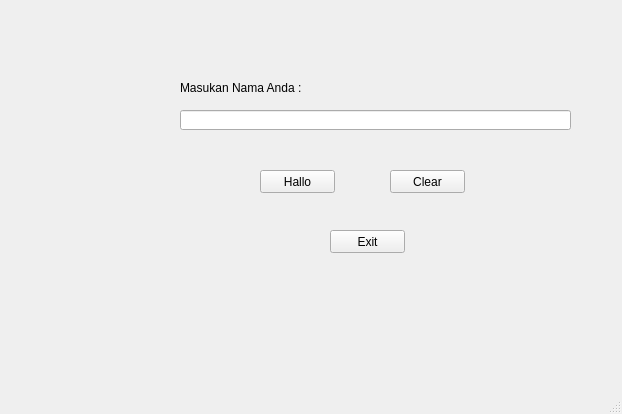
<?xml version="1.0" encoding="UTF-8"?>
<ui version="4.0">
 <class>MainWindow</class>
 <widget class="QMainWindow" name="MainWindow">
  <property name="geometry">
   <rect>
    <x>0</x>
    <y>0</y>
    <width>622</width>
    <height>414</height>
   </rect>
  </property>
  <property name="windowTitle">
   <string>MainWindow</string>
  </property>
  <widget class="QWidget" name="Form">
   <widget class="QLabel" name="label">
    <property name="geometry">
     <rect>
      <x>180</x>
      <y>80</y>
      <width>121</width>
      <height>16</height>
     </rect>
    </property>
    <property name="text">
     <string>Masukan Nama Anda :</string>
    </property>
   </widget>
   <widget class="QLineEdit" name="NameEdit">
    <property name="geometry">
     <rect>
      <x>180</x>
      <y>110</y>
      <width>391</width>
      <height>20</height>
     </rect>
    </property>
    <property name="text">
     <string/>
    </property>
   </widget>
   <widget class="QPushButton" name="Hallo">
    <property name="geometry">
     <rect>
      <x>260</x>
      <y>170</y>
      <width>75</width>
      <height>23</height>
     </rect>
    </property>
    <property name="text">
     <string>Hallo</string>
    </property>
   </widget>
   <widget class="QPushButton" name="Clear">
    <property name="geometry">
     <rect>
      <x>390</x>
      <y>170</y>
      <width>75</width>
      <height>23</height>
     </rect>
    </property>
    <property name="text">
     <string>Clear</string>
    </property>
   </widget>
   <widget class="QPushButton" name="Exit">
    <property name="geometry">
     <rect>
      <x>330</x>
      <y>230</y>
      <width>75</width>
      <height>23</height>
     </rect>
    </property>
    <property name="text">
     <string>Exit</string>
    </property>
   </widget>
  </widget>
  <widget class="QMenuBar" name="menubar">
   <property name="geometry">
    <rect>
     <x>0</x>
     <y>0</y>
     <width>622</width>
     <height>21</height>
    </rect>
   </property>
  </widget>
  <widget class="QStatusBar" name="statusbar"/>
 </widget>
 <resources/>
 <connections>
  <connection>
   <sender>Exit</sender>
   <signal>clicked()</signal>
   <receiver>Form</receiver>
   <slot>close()</slot>
   <hints>
    <hint type="sourcelabel">
     <x>367</x>
     <y>262</y>
    </hint>
    <hint type="destinationlabel">
     <x>310</x>
     <y>207</y>
    </hint>
   </hints>
  </connection>
  <connection>
   <sender>Clear</sender>
   <signal>clicked()</signal>
   <receiver>NameEdit</receiver>
   <slot>clear()</slot>
   <hints>
    <hint type="sourcelabel">
     <x>427</x>
     <y>202</y>
    </hint>
    <hint type="destinationlabel">
     <x>375</x>
     <y>140</y>
    </hint>
   </hints>
  </connection>
 </connections>
</ui>
